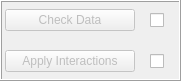
       <widget class="QFrame" name="statsDataSelVerifyFrame">
        <property name="geometry">
         <rect>
          <x>1060</x>
          <y>730</y>
          <width>181</width>
          <height>81</height>
         </rect>
        </property>
        <property name="styleSheet">
         <string notr="true">border-color: rgb(0, 0, 0);</string>
        </property>
        <property name="frameShape">
         <enum>QFrame::Box</enum>
        </property>
        <property name="frameShadow">
         <enum>QFrame::Raised</enum>
        </property>
        <widget class="QWidget" name="gridLayoutWidget_33">
         <property name="geometry">
          <rect>
           <x>0</x>
           <y>0</y>
           <width>181</width>
           <height>81</height>
          </rect>
         </property>
         <layout class="QGridLayout" name="statsDataSelVerifyGrid" columnstretch="5,1">
          <property name="leftMargin">
           <number>5</number>
          </property>
          <property name="topMargin">
           <number>5</number>
          </property>
          <property name="rightMargin">
           <number>5</number>
          </property>
          <property name="bottomMargin">
           <number>5</number>
          </property>
          <property name="spacing">
           <number>15</number>
          </property>
          <item row="0" column="0">
           <widget class="QPushButton" name="statsDataSelCheckButton">
            <property name="enabled">
             <bool>false</bool>
            </property>
            <property name="text">
             <string>Check Data</string>
            </property>
           </widget>
          </item>
          <item row="0" column="1">
           <widget class="QCheckBox" name="statsDataSelCheckCheckbox">
            <property name="text">
             <string/>
            </property>
            <property name="checkable">
             <bool>true</bool>
            </property>
           </widget>
          </item>
          <item row="1" column="0">
           <widget class="QPushButton" name="statsDataSelApplyIntButton">
            <property name="enabled">
             <bool>false</bool>
            </property>
            <property name="text">
             <string>Apply Interactions</string>
            </property>
           </widget>
          </item>
          <item row="1" column="1">
           <widget class="QCheckBox" name="statsDataSelApplyIntCheckbox">
            <property name="text">
             <string/>
            </property>
            <property name="checkable">
             <bool>true</bool>
            </property>
           </widget>
          </item>
         </layout>
        </widget>
       </widget>
